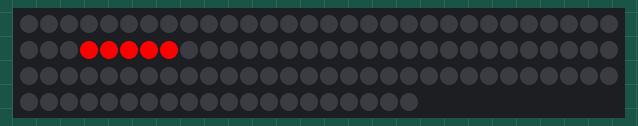
Simulated run of this program. Board: Arduino Mega 2560, built with avr-gcc and run on an emulated ATmega2560. Parts: 110 RGB LEDs in strip order, left to right, continuing on the next row.

Above: at 0.46 s.

The program:

main.cpp
```cpp
// ùANDREA GIUSTI //

#include <Arduino.h>
#include <Adafruit_NeoPixel.h>
#include <Swimmer.h>
#include <MsTimer2.h>
#define MCD 1
#define DEBUG 0
#define TIMER1 7

//volatile serve al compilatore per indicare che quella variabile viene gestita da una funzione "non standard".
//variabile che dice se sono passati effettivamente 10ms
volatile bool was_passed = false;
//variabile che conta i decimi di millesimo trascorsi.
volatile int cron = 0;

//Funzione che viene chiamata ogni MCD millisecondi.
void base_dei_tempi(){
  cron++;
  if (cron >= TIMER1)
    was_passed = true;
}

Adafruit_NeoPixel * strip = new Adafruit_NeoPixel(110, 30, NEO_GRB + NEO_KHZ800);

Swimmer s  (5, 0, 1, 255, 0, 0, 4, 2, 2);
//Swimmer s2 (5, 0, 1, 0, 255, 0, 4 ,2, 2);
//Swimmer s3 (5, 0, 1, 0, 0, 255, 4, 2, 2);


void setup(){
  Serial.begin(115200);
  Swimmer::setStrip(strip);
  //Imposto i millesimi di secondo per chiamare base_dei_tempi.
  MsTimer2::set(MCD, base_dei_tempi);
  //Avvio la base dei tempi.
  MsTimer2::start();
}

void loop(){
  if (was_passed){
    s.autoStep(true);
    //Non sono passati più TIMER1 millisecondi.
    was_passed = false;
    cron = 0;
  }
  Swimmer::show();
  if(s.isFinishRip()){
    s.resetRip();
  }
}
```
